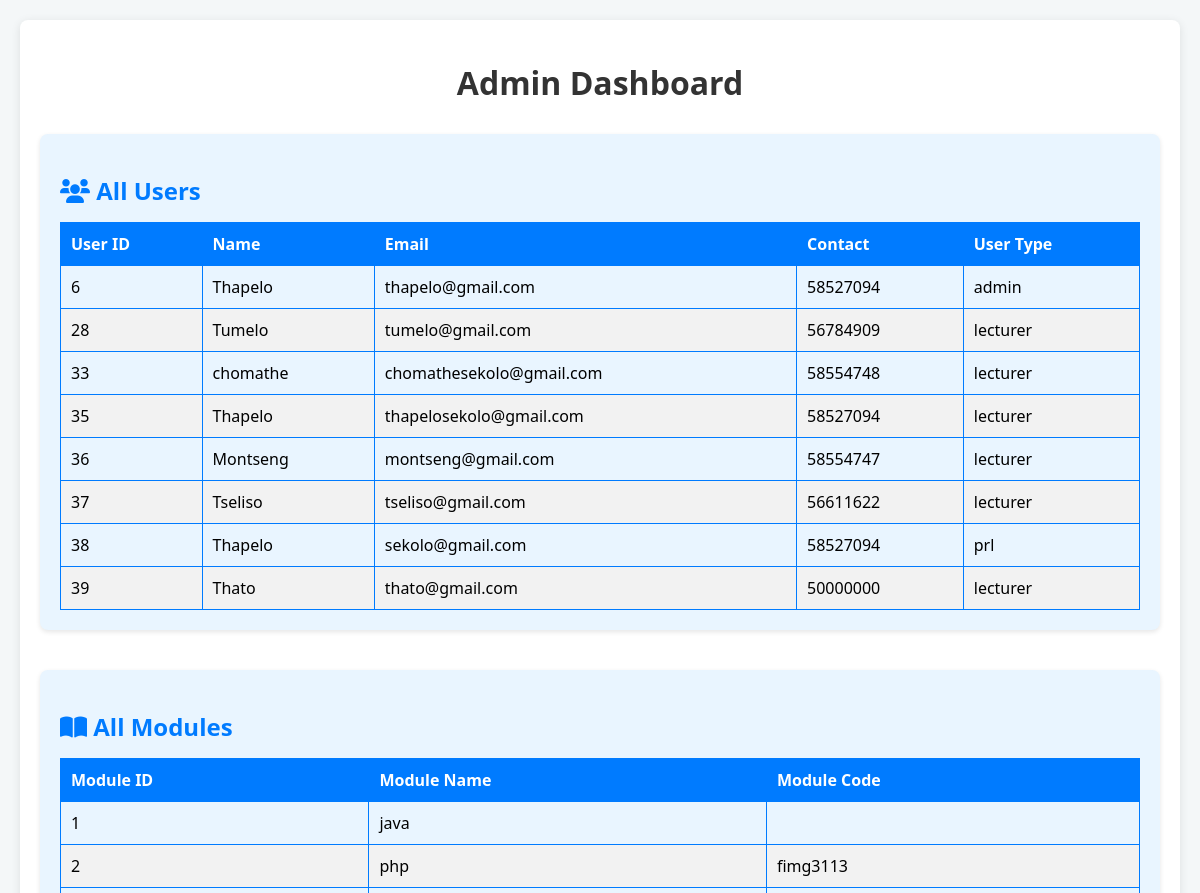
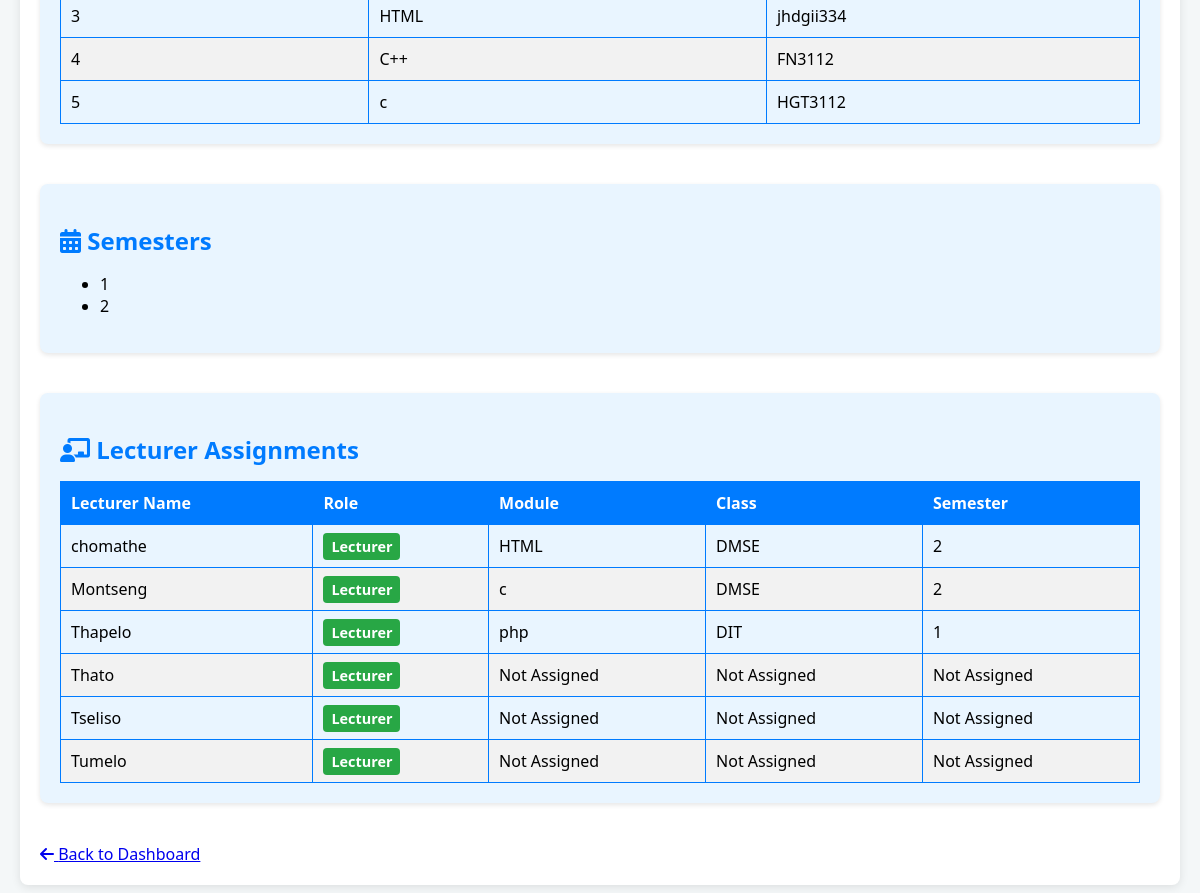
The page /views.php on the database its author committed (2 pictures, top to bottom).
### tables this page shows
CREATE TABLE `users` (
  `id` int(11) NOT NULL,
  `name` varchar(100) NOT NULL,
  `surname` varchar(100) NOT NULL,
  `gender` enum('male','female') NOT NULL,
  `maiden_name` varchar(100) DEFAULT NULL,
  `email` varchar(100) NOT NULL,
  `contact` varchar(15) NOT NULL,
  `username` varchar(100) NOT NULL,
  `password` varchar(255) NOT NULL,
  `role` enum('admin','lecturer','prl') NOT NULL,
  `employee_number` varchar(100) NOT NULL,
  `registration_date` timestamp NOT NULL DEFAULT current_timestamp()
);

CREATE TABLE `modules` (
  `id` int(11) NOT NULL,
  `module_name` varchar(100) NOT NULL,
  `module_code` varchar(50) NOT NULL,
  `description` text DEFAULT NULL,
  `lecturer_id` int(11) DEFAULT NULL,
  `academic_year` varchar(10) NOT NULL,
  `semester` enum('Semester 1','Semester 2') NOT NULL,
  `created_at` timestamp NOT NULL DEFAULT current_timestamp(),
  `updated_at` timestamp NOT NULL DEFAULT current_timestamp() ON UPDATE current_timestamp()
);

CREATE TABLE `semesters` (
  `id` int(11) NOT NULL,
  `semester` varchar(50) NOT NULL
);

CREATE TABLE `classes` (
  `id` int(11) NOT NULL,
  `class_name` varchar(50) NOT NULL,
  `current_year` varchar(4) NOT NULL,
  `semester` enum('S1','S2') NOT NULL,
  `number_of_students` int(11) DEFAULT 0,
  `class_code` varchar(10) NOT NULL
);

### views.php (the view, shortened to what this page needs)
<?php
include 'db.php';
$usersResult = $conn->query("SELECT * FROM users");
$modulesResult = $conn->query("SELECT * FROM modules");
$semestersResult = $conn->query("SELECT * FROM semesters");
$lecturerAssignmentsQuery = "
    SELECT
        u.id AS lecturer_id,
        u.name AS lecturer_name,
        u.role AS lecturer_role,
        m.module_name,
        c.class_name,
        s.semester
    FROM users u
    LEFT JOIN lecturer_modules lm ON lm.lecturer_id = u.id
    LEFT JOIN modules m ON m.id = lm.module_id
    LEFT JOIN classes c ON c.id = lm.class_id
    LEFT JOIN semesters s ON s.id = lm.semester_id
    WHERE u.role IN ('lecturer', 'principal_lecturer')
    ORDER BY u.name";
$lecturerAssignmentsResult = $conn->query($lecturerAssignmentsQuery);
?>
<!DOCTYPE html>
<html lang="en">
<head>
    <link rel="stylesheet" href="https://cdnjs.cloudflare.com/ajax/libs/font-awesome/6.0.0-beta3/css/all.min.css">
</head>
<body>
    <div class="container">
        <h1>Admin Dashboard</h1>
        <div class="section">
            <h2><i class="fas fa-users"></i> All Users</h2>
            <?php if ($usersResult->num_rows > 0): ?>
                <table>
                    <thead>
                        <tr>
                            <th>User ID</th>
                            <th>Name</th>
                            <th>Email</th>
                            <th>Contact</th>
                            <th>User Type</th>
                        </tr>
                    </thead>
                    <tbody>
                        <?php while ($row = $usersResult->fetch_assoc()): ?>
                            <tr>
                                <td><?php echo $row['id']; ?></td>
                                <td><?php echo $row['name']; ?></td>
                                <td><?php echo $row['email']; ?></td>
                                <td><?php echo $row['contact']; ?></td>
                                <td><?php echo $row['role']; ?></td>
                            </tr>
                        <?php endwhile; ?>
                    </tbody>
                </table>
            <?php else: ?>
                <p class="no-data">No users found.</p>
            <?php endif; ?>
        </div>
        <div class="section">
            <h2><i class="fas fa-book-open"></i> All Modules</h2>
            <?php if ($modulesResult->num_rows > 0): ?>
                <table>
                    <thead>
                        <tr>
                            <th>Module ID</th>
                            <th>Module Name</th>
                            <th>Module Code</th>
                        </tr>
                    </thead>
                    <tbody>
                        <?php while ($row = $modulesResult->fetch_assoc()): ?>
                            <tr>
                                <td><?php echo $row['id']; ?></td>
                                <td><?php echo $row['module_name']; ?></td>
                                <td><?php echo $row['module_code']; ?></td>
                            </tr>
                        <?php endwhile; ?>
                    </tbody>
                </table>
            <?php else: ?>
                <p class="no-data">No modules found.</p>
            <?php endif; ?>
        </div>
        <div class="section">
            <h2><i class="fas fa-calendar-alt"></i> Semesters</h2>
            <?php if ($semestersResult->num_rows > 0): ?>
                <ul>
                    <?php while ($row = $semestersResult->fetch_assoc()): ?>
                        <li><?php echo $row['semester']; ?></li>
                    <?php endwhile; ?>
                </ul>
            <?php else: ?>
                <p class="no-data">No semesters found.</p>
            <?php endif; ?>
        </div>
        <div class="section">
            <h2><i class="fas fa-chalkboard-teacher"></i> Lecturer Assignments</h2>
            <?php if ($lecturerAssignmentsResult->num_rows > 0): ?>
                <table>
                    <thead>
                        <tr>
                            <th>Lecturer Name</th>
                            <th>Role</th>
                            <th>Module</th>
                            <th>Class</th>
                            <th>Semester</th>
                        </tr>
                    </thead>
                    <tbody>
                        <?php while ($row = $lecturerAssignmentsResult->fetch_assoc()): ?>
                            <tr>
                                <td><?php echo htmlspecialchars($row['lecturer_name']); ?></td>
                                <td>
                                    <span class="role-badge <?php echo $row['lecturer_role'] === 'lecturer' ? 'role-lecturer' : 'role-principal'; ?>">
                                        <?php echo ucfirst(str_replace('_', ' ', $row['lecturer_role'])); ?>
                                    </span>
                                </td>
                                <td><?php echo $row['module_name'] ?? 'Not Assigned'; ?></td>
                                <td><?php echo $row['class_name'] ?? 'Not Assigned'; ?></td>
                                <td><?php echo $row['semester'] ?? 'Not Assigned'; ?></td>
                            </tr>
                        <?php endwhile; ?>
                    </tbody>
                </table>
            <?php else: ?>
                <p class="no-data">No lecturer assignments found.</p>
            <?php endif; ?>
        </div>
        <div class="nav-links">
            <a href="admin_dashboard.php"><i class="fas fa-arrow-left"></i> Back to Dashboard</a>
        </div>
    </div>
</body>
</html>

### views.php (style rules this page uses)
body { font-family: 'Segoe UI', Tahoma, Geneva, Verdana, sans-serif; margin: 0; padding: 20px; background-color: #f4f7f8; }
.container { max-width: 1200px; margin: auto; padding: 20px; background-color: #ffffff; border-radius: 8px; box-shadow: 0 2px 10px rgba(0, 0, 0, 0.1); }
h1 { text-align: center; color: #333; margin-bottom: 30px; }
.section { margin-bottom: 40px; padding: 20px; background-color: #e9f5ff; border-radius: 8px; box-shadow: 0 2px 5px rgba(0, 0, 0, 0.1); }
h2 { color: #007bff; margin-bottom: 15px; }
table { width: 100%; border-collapse: collapse; margin-top: 10px; }
table, th, td { border: 1px solid #007bff; }
th, td { padding: 10px; text-align: left; }
th { background-color: #007bff; color: #ffffff; }
tbody tr:nth-child(even) { background-color: #f2f2f2; }
.role-badge { padding: 4px 8px; border-radius: 4px; font-size: 0.9em; font-weight: bold; }
.role-lecturer { background-color: #28a745; color: white; }

### rows shown on the page
users: id "6", name "Thapelo", email "thapelo@gmail.com", contact "58527094", role "admin"
users: id "28", name "Tumelo", email "tumelo@gmail.com", contact "56784909", role "lecturer", role "Lecturer", module_name "Not Assigned", class_name "Not Assigned", semester "Not Assigned"
users: id "33", name "chomathe", email "chomathesekolo@gmail.com", contact "58554748", role "lecturer", role "Lecturer", modules.module_name "HTML", classes.class_name "DMSE", semesters.semester "2"
users: id "35", name "Thapelo", email "thapelosekolo@gmail.com", contact "58527094", role "lecturer", role "Lecturer", modules.module_name "php", classes.class_name "DIT", semesters.semester "1"
users: id "36", name "Montseng", email "montseng@gmail.com", contact "58554747", role "lecturer", role "Lecturer", modules.module_name "c", classes.class_name "DMSE", semesters.semester "2"
users: id "37", name "Tseliso", email "tseliso@gmail.com", contact "56611622", role "lecturer", role "Lecturer", module_name "Not Assigned", class_name "Not Assigned", semester "Not Assigned"
users: id "38", name "Thapelo", email "sekolo@gmail.com", contact "58527094", role "prl"
users: id "39", name "Thato", email "thato@gmail.com", contact "50000000", role "lecturer", role "Lecturer", module_name "Not Assigned", class_name "Not Assigned", semester "Not Assigned"
modules: id "1", module_name "java"
modules: id "2", module_name "php", module_code "fimg3113"
modules: id "3", module_name "HTML", module_code "jhdgii334"
modules: id "4", module_name "C++", module_code "FN3112"
modules: id "5", module_name "c", module_code "HGT3112"
semesters: semester "1"
semesters: semester "2"
